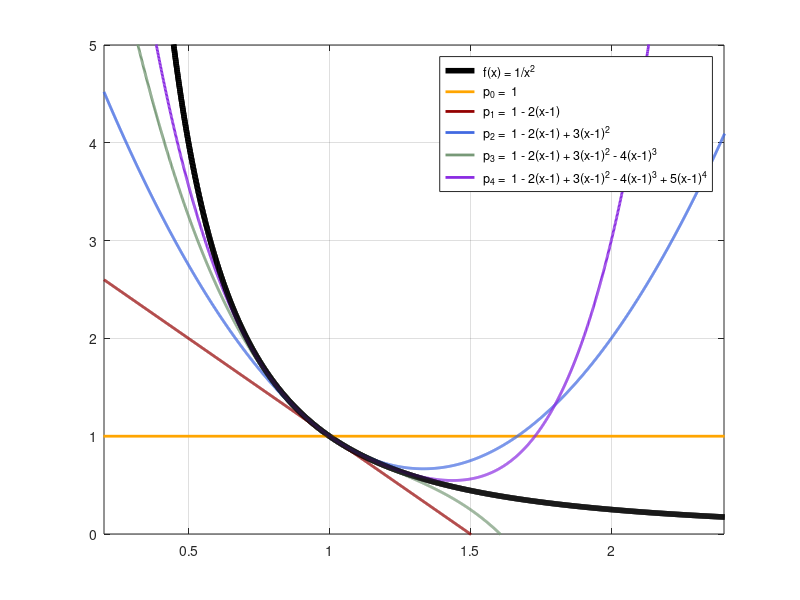
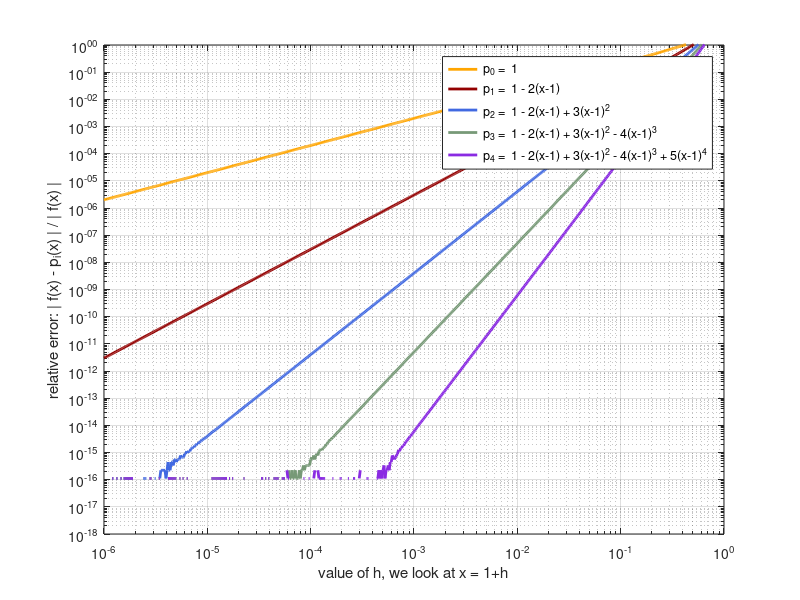

The MATLAB script that drew these images, in order:
   clear
   close all

   myorange = [255 165 0]  /255;
   myred    = [147 0   0]  /255;
   mycyan   = [65  105 225]/255;
   mygreen  = [0 153 0]/255;
   mygreengrey  = [119 153 119]/255;
   mygrey   = [119 136 153]/255;
   myblueviolet = [138 43 226]/255;

   p0 = @(x) 1;
   p1 = @(x) 1 - 2*(x-1);
   p2 = @(x) 1 - 2*(x-1) + 3*(x-1).^2;
   p3 = @(x) 1 - 2*(x-1) + 3*(x-1).^2 - 4*(x-1).^3;
   p4 = @(x) 1 - 2*(x-1) + 3*(x-1).^2 - 4*(x-1).^3 + 5*(x-1).^4;

   f = @(x) 1 ./ x.^2;

%  Plot the functions

   x = [.2:0.001:3];
   plot(x,f(x),'k','LineWidth',4); hold on;
   l=line([0 4],[1 1]); set(l,'LineWidth',2);set(l,'Color',myorange);
   plot(x,p1(x),'color',myred,'LineWidth',2); hold on;
   plot(x,p2(x),'color',mycyan,'LineWidth',2); hold on;
   plot(x,p3(x),'color',mygreengrey,'LineWidth',2); hold on;
   plot(x,p4(x),'color',myblueviolet,'LineWidth',2); hold on;
   plot(x,f(x),'k','LineWidth',4); hold on;

   legend(...
      ' f(x) = 1/x^2',...
      ' p_0 =  1',...
      ' p_1 =  1 - 2(x-1)',...
      ' p_2 =  1 - 2(x-1) + 3(x-1)^2',...
      ' p_3 =  1 - 2(x-1) + 3(x-1)^2 - 4(x-1)^3',...
      ' p_4 =  1 - 2(x-1) + 3(x-1)^2 - 4(x-1)^3 + 5(x-1)^4' );

   axis([.2 2.4 0 5])
   %plot(1,1,'*k','LineWidth',4); hold on;
   grid on

 

%  Plot the relative error
%  x = [0.8:0.001:1.2];
%  for i=1:size(x,2),
%     if ( x(i) <= 1 ),
%        rel_err_bound(i) = 6*((1-x(i))/x(i))^5;
%     elseif ( x(i) > 1 ),
%        rel_err_bound(i) = 6*x(i)^2*(x(i)-1)^5;
%     end
%  end

   hy = 10.^(-6:.01:0);
   y = 1+hy;

   rel_err_0 = abs(p0(y)-f(y))./abs(f(y));
   rel_err_1 = abs(p1(y)-f(y))./abs(f(y));
   rel_err_2 = abs(p2(y)-f(y))./abs(f(y));
   rel_err_3 = abs(p3(y)-f(y))./abs(f(y));
   rel_err_4 = abs(p4(y)-f(y))./abs(f(y));

   figure
   %loglog(hx,rel_err_bound, 'r', 'LineWidth',2); hold on;
   loglog(hy,rel_err_0,'color',myorange,'LineWidth',2); hold on;
   loglog(hy,rel_err_1,'color',myred,'LineWidth',2); hold on;
   loglog(hy,rel_err_2,'color',mycyan,'LineWidth',2); hold on;
   loglog(hy,rel_err_3,'color',mygreengrey,'LineWidth',2); hold on;
   loglog(hy,rel_err_4,'color',myblueviolet,'LineWidth',2); hold on;
   grid on


   legend(...
      'p_0 =  1',...
      'p_1 =  1 - 2(x-1)',...
      'p_2 =  1 - 2(x-1) + 3(x-1)^2',...
      'p_3 =  1 - 2(x-1) + 3(x-1)^2 - 4(x-1)^3',...
      'p_4 =  1 - 2(x-1) + 3(x-1)^2 - 4(x-1)^3 + 5(x-1)^4' );

  
   ylabel('relative error: | f(x) - p_i(x) | / | f(x) |')
   xlabel('value of h, we look at x = 1+h')

   axis([1e-6 1 1e-18 1])
